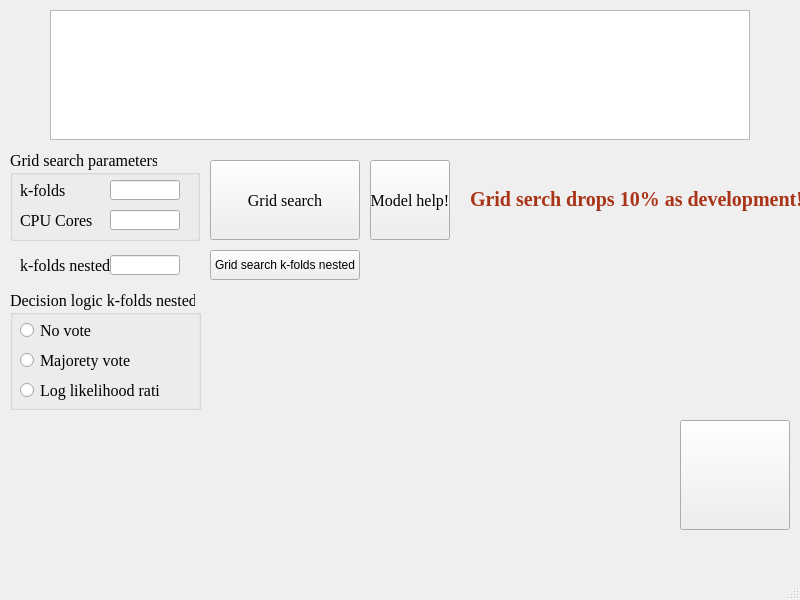
<?xml version="1.0" encoding="UTF-8"?>
<ui version="4.0">
 <class>MainWindow</class>
 <widget class="QMainWindow" name="MainWindow">
  <property name="geometry">
   <rect>
    <x>0</x>
    <y>0</y>
    <width>800</width>
    <height>600</height>
   </rect>
  </property>
  <property name="windowTitle">
   <string>Grid Search</string>
  </property>
  <widget class="QWidget" name="centralwidget">
   <widget class="QTableWidget" name="param_tabel">
    <property name="geometry">
     <rect>
      <x>50</x>
      <y>10</y>
      <width>700</width>
      <height>130</height>
     </rect>
    </property>
   </widget>
   <widget class="QGroupBox" name="groupBox">
    <property name="geometry">
     <rect>
      <x>10</x>
      <y>150</y>
      <width>190</width>
      <height>91</height>
     </rect>
    </property>
    <property name="font">
     <font>
      <family>Times New Roman</family>
      <pointsize>12</pointsize>
     </font>
    </property>
    <property name="title">
     <string>Grid search parameters</string>
    </property>
    <widget class="QLineEdit" name="K_folds_num">
     <property name="geometry">
      <rect>
       <x>100</x>
       <y>30</y>
       <width>70</width>
       <height>20</height>
      </rect>
     </property>
     <property name="text">
      <string/>
     </property>
    </widget>
    <widget class="QLineEdit" name="core_lim">
     <property name="geometry">
      <rect>
       <x>100</x>
       <y>60</y>
       <width>70</width>
       <height>20</height>
      </rect>
     </property>
    </widget>
    <widget class="QLabel" name="label">
     <property name="geometry">
      <rect>
       <x>10</x>
       <y>30</y>
       <width>80</width>
       <height>20</height>
      </rect>
     </property>
     <property name="text">
      <string>k-folds</string>
     </property>
    </widget>
    <widget class="QLabel" name="label_2">
     <property name="geometry">
      <rect>
       <x>10</x>
       <y>60</y>
       <width>80</width>
       <height>20</height>
      </rect>
     </property>
     <property name="text">
      <string>CPU Cores</string>
     </property>
    </widget>
   </widget>
   <widget class="QPushButton" name="grid_search">
    <property name="geometry">
     <rect>
      <x>210</x>
      <y>160</y>
      <width>150</width>
      <height>80</height>
     </rect>
    </property>
    <property name="font">
     <font>
      <family>Times New Roman</family>
      <pointsize>12</pointsize>
     </font>
    </property>
    <property name="text">
     <string>Grid search</string>
    </property>
   </widget>
   <widget class="QPushButton" name="modal_modulation">
    <property name="geometry">
     <rect>
      <x>680</x>
      <y>420</y>
      <width>110</width>
      <height>110</height>
     </rect>
    </property>
    <property name="font">
     <font>
      <family>Times New Roman</family>
      <pointsize>12</pointsize>
     </font>
    </property>
    <property name="text">
     <string/>
    </property>
    <property name="icon">
     <iconset>
      <normaloff>IMG/next.jpg</normaloff>IMG/next.jpg</iconset>
    </property>
    <property name="iconSize">
     <size>
      <width>100</width>
      <height>100</height>
     </size>
    </property>
   </widget>
   <widget class="QLabel" name="label_3">
    <property name="geometry">
     <rect>
      <x>470</x>
      <y>160</y>
      <width>330</width>
      <height>80</height>
     </rect>
    </property>
    <property name="font">
     <font>
      <family>Times New Roman</family>
      <pointsize>15</pointsize>
      <weight>75</weight>
      <bold>true</bold>
     </font>
    </property>
    <property name="text">
     <string>&lt;html&gt;&lt;head/&gt;&lt;body&gt;&lt;p&gt;&lt;span style=&quot; color:#aa3417;&quot;&gt;Grid serch drops 10% as development!&lt;/span&gt;&lt;/p&gt;&lt;/body&gt;&lt;/html&gt;</string>
    </property>
   </widget>
   <widget class="QPushButton" name="skylearn_help_btn">
    <property name="geometry">
     <rect>
      <x>370</x>
      <y>160</y>
      <width>80</width>
      <height>80</height>
     </rect>
    </property>
    <property name="font">
     <font>
      <family>Times New Roman</family>
      <pointsize>12</pointsize>
     </font>
    </property>
    <property name="text">
     <string>Model help!</string>
    </property>
   </widget>
   <widget class="QPushButton" name="K_folds_nested_btn">
    <property name="geometry">
     <rect>
      <x>210</x>
      <y>250</y>
      <width>150</width>
      <height>30</height>
     </rect>
    </property>
    <property name="text">
     <string>Grid search k-folds nested</string>
    </property>
   </widget>
   <widget class="QGroupBox" name="desigion_logic">
    <property name="geometry">
     <rect>
      <x>10</x>
      <y>290</y>
      <width>191</width>
      <height>120</height>
     </rect>
    </property>
    <property name="font">
     <font>
      <family>Times New Roman</family>
      <pointsize>12</pointsize>
     </font>
    </property>
    <property name="title">
     <string>Decision logic k-folds nested</string>
    </property>
    <widget class="QRadioButton" name="no_vote">
     <property name="geometry">
      <rect>
       <x>10</x>
       <y>30</y>
       <width>100</width>
       <height>20</height>
      </rect>
     </property>
     <property name="text">
      <string>No vote</string>
     </property>
    </widget>
    <widget class="QRadioButton" name="LLR">
     <property name="geometry">
      <rect>
       <x>10</x>
       <y>90</y>
       <width>140</width>
       <height>20</height>
      </rect>
     </property>
     <property name="text">
      <string>Log likelihood ratio</string>
     </property>
    </widget>
    <widget class="QRadioButton" name="majorety_vote">
     <property name="geometry">
      <rect>
       <x>10</x>
       <y>60</y>
       <width>120</width>
       <height>20</height>
      </rect>
     </property>
     <property name="text">
      <string>Majorety vote</string>
     </property>
    </widget>
   </widget>
   <widget class="QLabel" name="label_4">
    <property name="geometry">
     <rect>
      <x>20</x>
      <y>250</y>
      <width>150</width>
      <height>30</height>
     </rect>
    </property>
    <property name="font">
     <font>
      <family>Times New Roman</family>
      <pointsize>12</pointsize>
     </font>
    </property>
    <property name="text">
     <string>k-folds nested</string>
    </property>
   </widget>
   <widget class="QLineEdit" name="nested_le">
    <property name="geometry">
     <rect>
      <x>110</x>
      <y>255</y>
      <width>70</width>
      <height>20</height>
     </rect>
    </property>
   </widget>
  </widget>
  <widget class="QMenuBar" name="menubar">
   <property name="geometry">
    <rect>
     <x>0</x>
     <y>0</y>
     <width>800</width>
     <height>21</height>
    </rect>
   </property>
  </widget>
  <widget class="QStatusBar" name="statusbar"/>
 </widget>
 <resources/>
 <connections/>
</ui>
